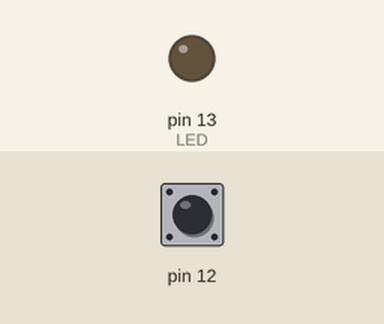
A sketch run on a simulated Arduino Uno, built with avr-gcc and run on an emulated ATmega328P. Shown: output pins drawn as LEDs (lit = HIGH). Inputs (shaded band) come from the test bench; at power-on: pin 12 HIGH.

Above: at 1.2 s.
1.3 s: pin 12 pulled LOW for 0.15 s
At 2.5 s:
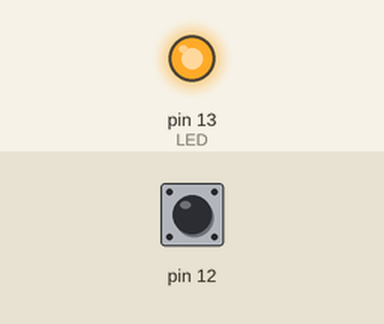
2.9 s: pin 12 pulled LOW for 1 s
At 3.8 s:
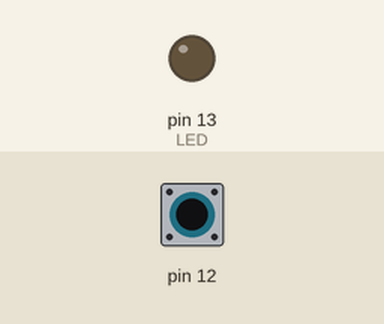
5.4 s: pin 12 pulled LOW for 3.2 s
At 5.7 s:
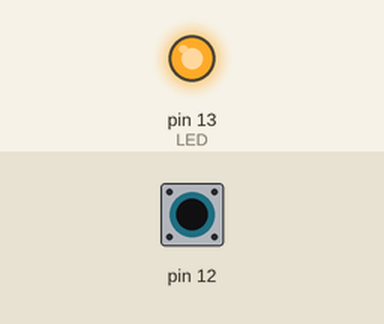
Timing chart, 0 to 8.4 s (numbered marks = the images above; inputs shaded):
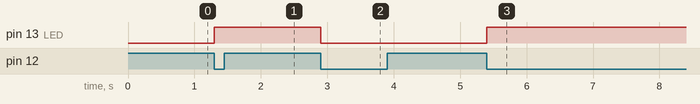

The sketch:

gpio_button_toggle.ino
```cpp
// Offline Navigator — wykrywanie zbocza naciśnięcia przez polling
// Arduino UNO R3 / ATmega328P
// Przycisk między D12/PB4 a GND; LED D13/PB5.
// Celowo bez debounce: mechaniczne drgania mogą dawać wielokrotne przełączenia.

bool previousPressed = false;
bool ledOn = false;

void setup() {
    DDRB |= _BV(DDB5);
    DDRB &= ~_BV(DDB4);
    PORTB |= _BV(PORTB4);     // Pull-up
    PORTB &= ~_BV(PORTB5);    // LED off
}

void loop() {
    const bool pressed = ((PINB & _BV(PINB4)) == 0);

    // Nowe naciśnięcie: teraz wciśnięty, poprzednio zwolniony.
    if (pressed && !previousPressed) {
        ledOn = !ledOn;
        if (ledOn) {
            PORTB |= _BV(PORTB5);
        } else {
            PORTB &= ~_BV(PORTB5);
        }
    }

    previousPressed = pressed;
}
```

Measured:
- after the input at 1.3 s, pin 13 (LED): LOW → HIGH at once
- after the input at 2.9 s, pin 13 (LED): HIGH → LOW at once
- after the input at 5.4 s, pin 13 (LED): LOW → HIGH at once
